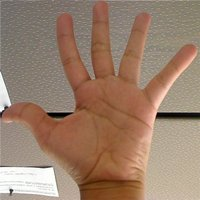
//> input picture CppImageProcessing/images/Back_Projection_Theory0.jpg, 200 x 200 px
$ ./sobel ../images/Back_Projection_Theory0.jpg   (built with g++ and OpenCV 4)
//> lines starting //> are read from the running program, lines starting //| are printed output that depends on the picture
/**
 * @brief Goal
 * In this tutorial will learn how to:
 * ---- Use the OpenCV function cv::Sobel() to calculate the derivatives
 *      from an image. Use the OpenCV function cv::Scharr() to calculate
 *      a more accurate derivative for a kernel of size 3x3.
 *
 * @file sobel.cpp
 * @author Wei Li (weili_yzzcq@163.com)
 * @date 2023-05-03
 * @version OpenCV 4.7 examples
 *
 */

#include <iostream>

#include <opencv2/imgproc.hpp>
#include <opencv2/imgcodecs.hpp>
#include <opencv2/highgui.hpp>
#include <opencv2/core/utils/logger.hpp>

/**
 * @brief main function
 */
int main(int argc, char const *argv[])
{
    cv::utils::logging::setLogLevel(
        cv::utils::logging::LogLevel::LOG_LEVEL_ERROR);
    /* ------------------------------------------
        Brief how-to for this program
    ------------------------------------------ */
    std::cout << "The sample uses Sobel or Scharr OpenCV functions for edge detection\n\n";

    cv::CommandLineParser parser(argc, argv,
                                 "{@input   |lena.jpg|input image}"
                                 "{ksize   k|1|ksize (hit 'K' to increase its value at run time)}"
                                 "{scale   s|1|scale (hit 'S' to increase its value at run time)}"
                                 "{delta   d|0|delta (hit 'D' to increase its value at run time)}"
                                 "{help    h|false|show help message}");
    parser.printMessage();

    std::cout << "\nPress 'ESC' to exit program.\nPress 'R' to reset values ( ksize will be -1 equal to Scharr function )";

    cv::String imageName = parser.get<cv::String>("@input");
    cv::Mat image = cv::imread(cv::samples::findFile(imageName),
                               cv::IMREAD_COLOR);
//> image is the input picture: 200 rows x 200 cols, CV_8UC3; mean B, G, R 107.8, 127.1, 154.3
    if (image.empty())
    {
        printf("Error opening image: %s\n", imageName.c_str());
        return EXIT_FAILURE;
    }

    // First we declare the variables we are going to use
    cv::Mat src, src_gray, grad;
    const char *window_name = "Sobel - Simple Edge Detector";
    int ksize = parser.get<int>("ksize");
    int scale = parser.get<int>("scale");
    int delta = parser.get<int>("delta");
    int ddepth = CV_16S;

    for (;;)
    {
        // Remove noise by blurring with a Gaussian filter(kernel size = 3)
        cv::GaussianBlur(image, src, cv::Size(3, 3), 0, 0, cv::BORDER_DEFAULT);
        cv::cvtColor(src, src_gray, cv::COLOR_BGR2GRAY);
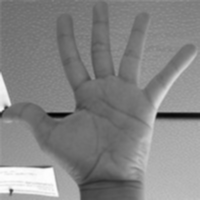
//> src_gray: 200 rows x 200 cols, CV_8UC1; min 1, max 253, mean 133.1
        cv::Mat grad_x, grad_y;
        cv::Mat abs_grad_x, abs_grad_y;

        cv::Sobel(src_gray, grad_x, ddepth,
                  1, 0, ksize, scale, delta, cv::BORDER_DEFAULT);
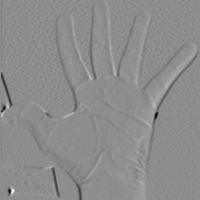
//> grad_x: 200 rows x 200 cols, CV_16SC1; min -151, max 122, mean -0.1; drawn with min black and max white
        cv::Sobel(src_gray, grad_y, ddepth,
                  0, 1, ksize, scale, delta, cv::BORDER_DEFAULT);
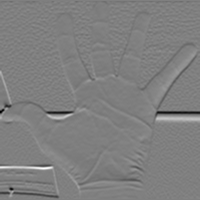
//> grad_y: 200 rows x 200 cols, CV_16SC1; min -140, max 140, mean 0.2; drawn with min black and max white

        // converting back to CV_8U
        cv::convertScaleAbs(grad_x, abs_grad_x);
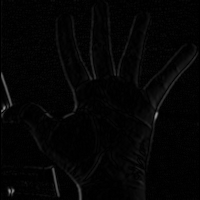
//> abs_grad_x: 200 rows x 200 cols, CV_8UC1; min 0, max 151, mean 4.7
        cv::convertScaleAbs(grad_y, abs_grad_y);
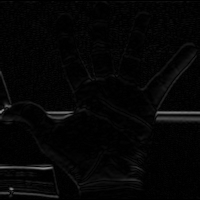
//> abs_grad_y: 200 rows x 200 cols, CV_8UC1; min 0, max 140, mean 5.4
        // Gradient for Sobel operator.
        cv::addWeighted(abs_grad_x, 0.5, abs_grad_y, 0.5, 0, grad);

        cv::imshow(window_name, grad);
        char key = (char)cv::waitKey(0);
//> the Esc key is pressed
        if (key == 27)
        {
            return EXIT_SUCCESS;
//> (the program exits here)

$ run again, on CppImageProcessing/images/Histogram_Comparison_1.jpg
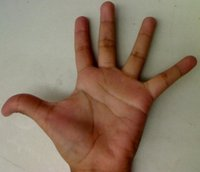
//> input picture CppImageProcessing/images/Histogram_Comparison_1.jpg, 200 x 172 px
//> image is the input picture: 172 rows x 200 cols, CV_8UC3; mean B, G, R 101.1, 120.5, 140.6
//> `cv::Sobel(src_gray, grad_y, ddepth, 0, 1, ksize, scale, delta, cv::BOR..`:
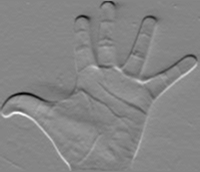
//> grad_y: 172 rows x 200 cols, CV_16SC1; min -83, max 75, mean -0.3; drawn with min black and max white
//> `cv::convertScaleAbs(grad_y, abs_grad_y);`:
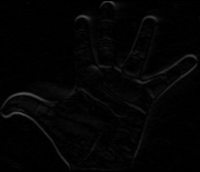
//> abs_grad_y: 172 rows x 200 cols, CV_8UC1; min 0, max 83, mean 3.9
